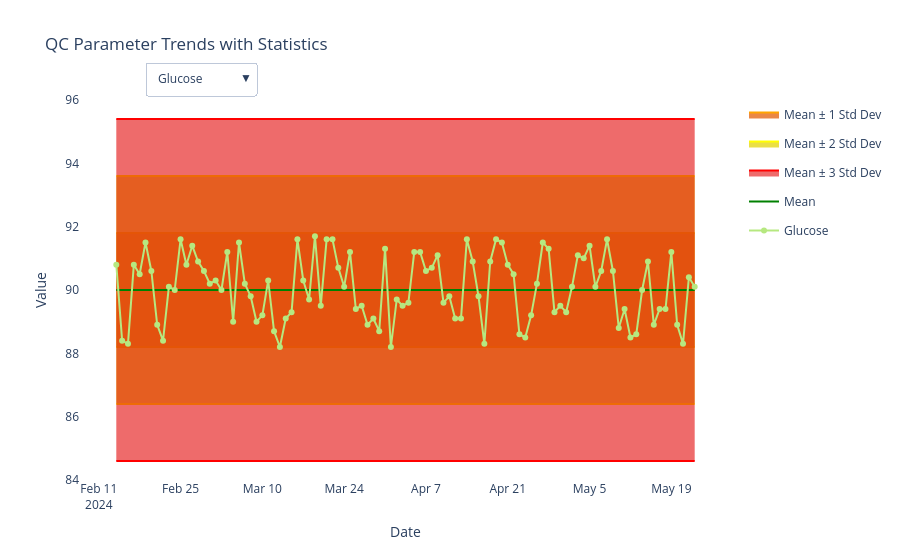

Notebook code for this chart:
### Code cell
# Plot graph
fig = plot_graph(df,stats_df)
fig.show()
